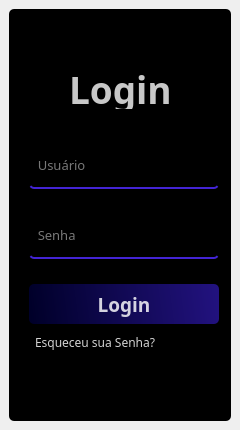
<?xml version="1.0" encoding="UTF-8"?>
<ui version="4.0">
 <class>Login</class>
 <widget class="QWidget" name="Login">
  <property name="geometry">
   <rect>
    <x>0</x>
    <y>0</y>
    <width>240</width>
    <height>430</height>
   </rect>
  </property>
  <property name="minimumSize">
   <size>
    <width>240</width>
    <height>430</height>
   </size>
  </property>
  <property name="maximumSize">
   <size>
    <width>16777215</width>
    <height>16777215</height>
   </size>
  </property>
  <property name="font">
   <font>
    <family>JetBrains Mono</family>
   </font>
  </property>
  <property name="windowTitle">
   <string>Login</string>
  </property>
  <property name="windowIcon">
   <iconset>
    <normaloff>Logo.png</normaloff>Logo.png</iconset>
  </property>
  <property name="styleSheet">
   <string notr="true"/>
  </property>
  <widget class="QWidget" name="widget" native="true">
   <property name="geometry">
    <rect>
     <x>9</x>
     <y>9</y>
     <width>222</width>
     <height>412</height>
    </rect>
   </property>
   <property name="styleSheet">
    <string notr="true">background-color: rgb(0, 0, 0);
border-radius: 5px;</string>
   </property>
   <widget class="QLineEdit" name="input_user">
    <property name="geometry">
     <rect>
      <x>20</x>
      <y>140</y>
      <width>190</width>
      <height>40</height>
     </rect>
    </property>
    <property name="font">
     <font>
      <family>JetBrains Mono</family>
      <pointsize>10</pointsize>
     </font>
    </property>
    <property name="styleSheet">
     <string notr="true">background-color:rgba(0, 0, 0, 0);
border:none;
border-bottom:2px solid rgb(67, 36, 212);
color:rgba(255, 255, 255, 240);
padding-bottom:7px;</string>
    </property>
    <property name="placeholderText">
     <string>  Usuário</string>
    </property>
   </widget>
   <widget class="QLineEdit" name="input_password">
    <property name="geometry">
     <rect>
      <x>20</x>
      <y>210</y>
      <width>190</width>
      <height>40</height>
     </rect>
    </property>
    <property name="font">
     <font>
      <family>JetBrains Mono</family>
      <pointsize>10</pointsize>
     </font>
    </property>
    <property name="styleSheet">
     <string notr="true">background-color:rgba(0, 0, 0, 0);
border:none;
border-bottom:2px solid rgb(67, 36, 212);
color:rgba(255, 255, 255, 240);
padding-bottom:7px;</string>
    </property>
    <property name="echoMode">
     <enum>QLineEdit::Password</enum>
    </property>
    <property name="placeholderText">
     <string>  Senha</string>
    </property>
   </widget>
   <widget class="QLabel" name="title_login">
    <property name="geometry">
     <rect>
      <x>60</x>
      <y>60</y>
      <width>111</width>
      <height>40</height>
     </rect>
    </property>
    <property name="font">
     <font>
      <family>JetBrains Mono</family>
      <pointsize>28</pointsize>
      <weight>75</weight>
      <bold>true</bold>
     </font>
    </property>
    <property name="styleSheet">
     <string notr="true">color:rgba(255, 255, 255, 200);</string>
    </property>
    <property name="text">
     <string>Login</string>
    </property>
   </widget>
   <widget class="QLabel" name="forgot_password">
    <property name="geometry">
     <rect>
      <x>26</x>
      <y>325</y>
      <width>181</width>
      <height>16</height>
     </rect>
    </property>
    <property name="font">
     <font>
      <family>JetBrains Mono</family>
     </font>
    </property>
    <property name="styleSheet">
     <string notr="true">color:rgba(255, 255, 255, 210);</string>
    </property>
    <property name="text">
     <string>Esqueceu sua Senha?</string>
    </property>
   </widget>
   <widget class="QPushButton" name="button_login">
    <property name="geometry">
     <rect>
      <x>20</x>
      <y>275</y>
      <width>190</width>
      <height>40</height>
     </rect>
    </property>
    <property name="font">
     <font>
      <family>JetBrains Mono</family>
      <pointsize>14</pointsize>
      <weight>75</weight>
      <bold>true</bold>
     </font>
    </property>
    <property name="styleSheet">
     <string notr="true">QPushButton{
	background-color: qlineargradient(spread:pad, x1:0, y1:0.505682, x2:1, y2:0.477, stop:0 rgb(0, 0, 41), stop:1 rgb(34, 18, 127));
	color:rgba(255, 255, 255, 210);
	border-radius:5px;
}

QPushButton:hover{
	background-color: qlineargradient(spread:pad, x1:0, y1:0.505682, x2:1, y2:0.477, stop:0 rgb(17, 9, 84), stop:1 rgb(67, 36, 212));
}

QPushButton:pressed{
	background-color: qlineargradient(spread:pad, x1:0, y1:0.505682, x2:1, y2:0.477, stop:0 rgb(34, 18, 127), stop:1 rgb(0, 0, 41));
}</string>
    </property>
    <property name="text">
     <string>Login</string>
    </property>
   </widget>
  </widget>
 </widget>
 <resources/>
 <connections/>
</ui>
